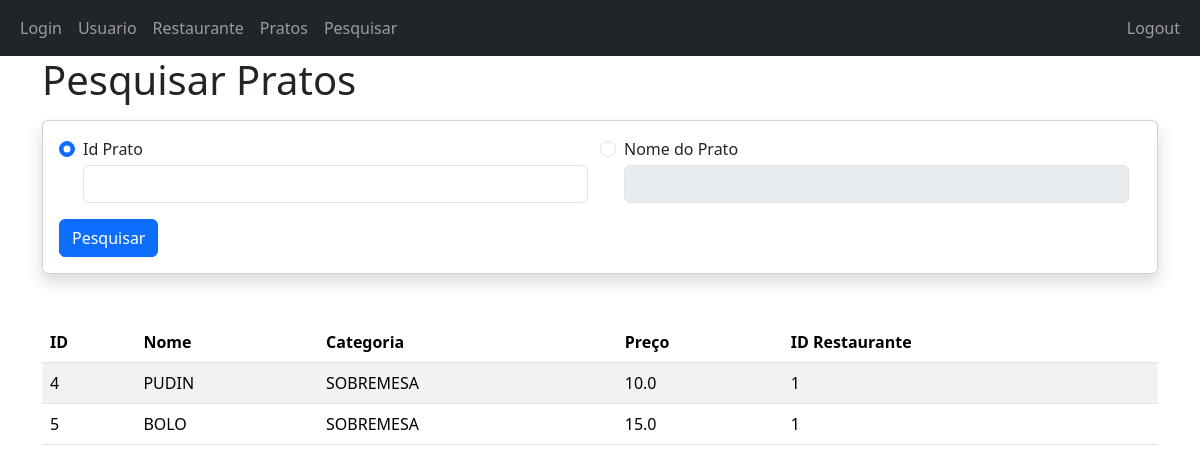
Page /pesquisar (signed in) on the earlier database version.
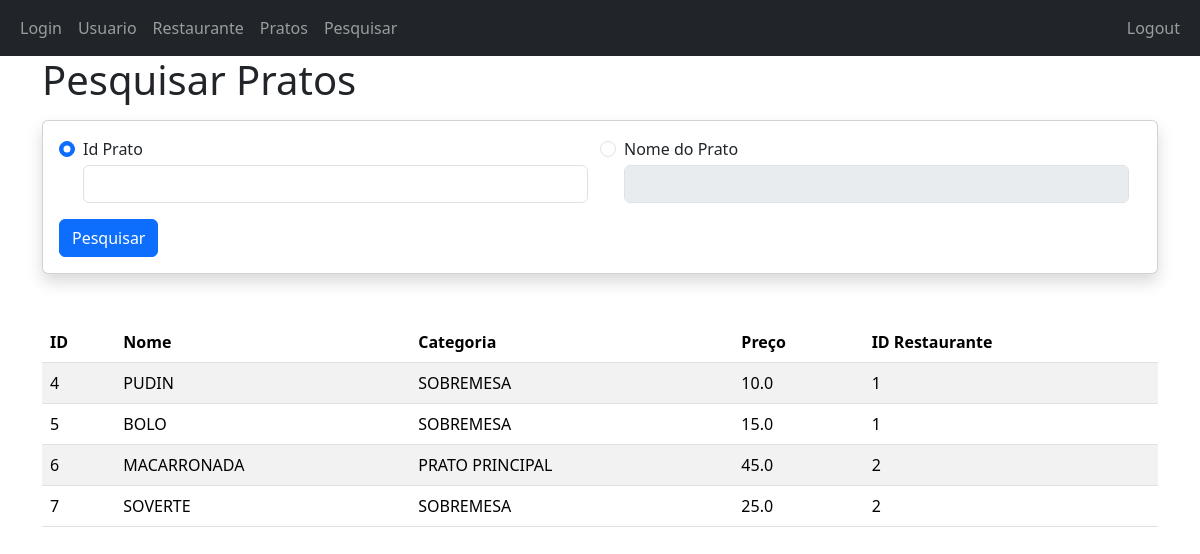
Same page on the later database version.
### models.py (models this page shows, shortened)
class Plate(db.Model):
    __tablename__ = constants.PLATES_TABLE_NAME
    id         = db.Column(db.Integer, primary_key = True)
    name       = db.Column(db.String(100), nullable = False)
    category   = db.Column(db.String(200), nullable = False)
    price      = db.Column(db.String(5), nullable = False)
    restaurant_id = db.Column(db.Integer, db.ForeignKey("restaurants.id"))
    created_on = db.Column(db.DateTime(), default=datetime.utcnow)

### visualizar_Pesquisa.py (the view)
@app.route(constants.ID_ROUTE_SEARCH, methods=["POST", "GET"])
def search():
    if utils.is_empty_session():
        return utils.render_login_page(constants.MESSAGE_PLEASE_LOG_IN)
    plates = None
    message = None
    if request.method == 'POST':
        plate_id = request.form.get('plate_id')
        plate_name = request.form.get('plate_name')
        if plate_id:
            plates = Plate.query.filter(Plate.id == plate_id).all()
        if plate_name:
            plates = Plate.query\
                .filter(Plate.name == plate_name.upper())\
                .order_by(Plate.restaurant_id).all()
        if not plates:
            message = constants.MESSAGE_NOTHING_FOUND
    else:
        plates = Plate.query.order_by(Plate.id).all()
    return render_template(constants.ID_PAGE_SEARCH, plates=plates, message=message)

### utils.py (called while the page is built)
def is_empty_session():
    return constants.SESSION_ID not in session or session[constants.SESSION_ID] == None

### templates/pesquisa.html (shortened to what this page needs)
{% extends "aplicacao.html" %}
{% block content %}
<div class="container">
    <h1 class="mb-3">Pesquisar Pratos</h1>
    <div class="card shadow p-3 mb-5 bg-body rounded">
        <form method="POST" action="/pesquisar">
            <div class="container">
                <div class="row">
                    <div class="form-check mb-3 col">
                        <input class="form-check-input" type="radio" name="flexRadioDefault" id="radioPlateId" checked>
                        <label class="form-check-label mb-1" for="radioPlateId">
                            Id Prato
                        </label>
                        <input type="number" class="form-control" id="fieldPlateId" name="plate_id" required>
                    </div>
                    <div class="form-check col">
                        <input class="form-check-input" type="radio" name="flexRadioDefault" id="radioPlateName">
                        <label class="form-check-label mb-1" for="radioPlateName">
                            Nome do Prato
                        </label>
                        <input type="text" class="form-control" id="fieldPlateName" name="plate_name" disabled required>
                    </div>
                </div>
            </div>
            <div class="col">
                <button type="submit" class="btn btn-primary">Pesquisar</button>
            </div>
        </form>
    </div>
    <div class="mt-3">
        <table class="table table-striped">
            <thead class="thead-dark">
                <th>ID</th>
                <th>Nome</th>
                <th>Categoria</th>
                <th>Preço</th>
                <th>ID Restaurante</th>
            </thead>
            <tbody>
                {% for plate in plates %}
                <tr>
                    <td>{{ plate.id }}</td>
                    <td>{{ plate.name }}</td>
                    <td>{{ plate.category }}</td>
                    <td>{{ plate.price }}</td>
                    <td>{{ plate.restaurant_id }}</td>
                </tr>
                {% endfor %}
            </tbody>
        </table>
    </div>
</div>
{% endblock %}

### templates/aplicacao.html (shortened to what this page needs)
<!doctype html>
<html lang="en">
    <head>
        {% block head %}
        {% block styles %}
            {{ bootstrap.load_css() }}
        {% endblock %}
        {% endblock %}
    </head>
    <body>
        <nav class="navbar navbar-expand-lg navbar-dark bg-dark">
            <div class="container-fluid justify-space-between">
                <ul class="navbar-nav navbar-expand-lg">
                    <li class="nav-item">
                        <a class="nav-link" aria-current="page" href="/login">Login</a>
                    </li>
                    <li class="nav-item">
                        <a class="nav-link" href="/adicionarUsuario">Usuario</a>
                    </li>
                    <li class="nav-item">
                        <a class="nav-link" href="/restaurante">Restaurante</a>
                    </li>
                    <li class="nav-item">
                        <a class="nav-link" href="/pratos">Pratos</a>
                    </li>
                    <li class="nav-item">
                        <a class="nav-link" href="/pesquisar">Pesquisar</a>
                    </li>
                </ul>
                <div>
                    <ul class="navbar-nav navbar-expand-lg mr-3">
                        <li class="nav-item">
                            <a class="nav-link" href="/logout">Logout</a>
                        </li>
                    </ul>
                </div>
            </div>
        </nav>
        {% block content %}{% endblock %}
    </body>
</html>

Differences in the rows shown:
added Plate: id "6", name "MACARRONADA", category "PRATO PRINCIPAL", price "45.0", restaurant_id "2"
added Plate: id "7", name "SOVERTE", category "SOBREMESA", price "25.0", restaurant_id "2"
